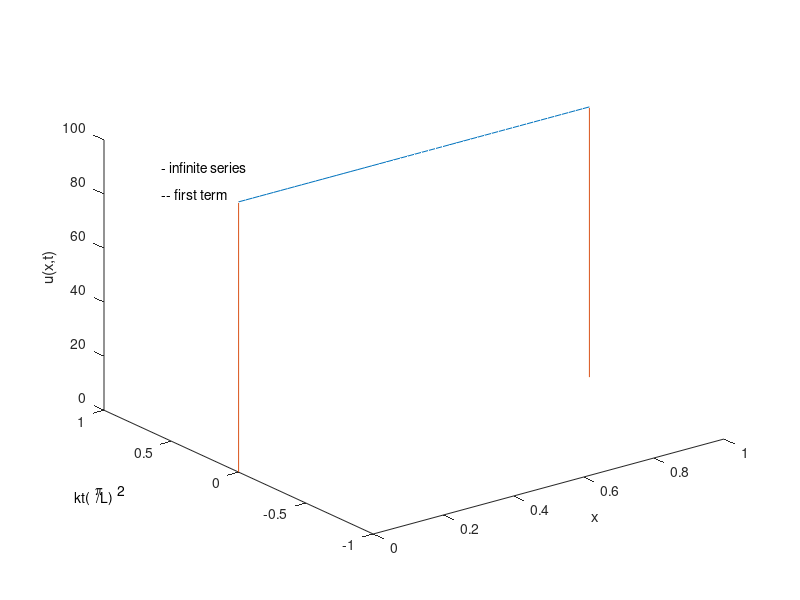

Here is the MATLAB script that generated this plot: (Note: this script raises an error after producing the figure.)


t=0;
x=0:0.02:1;
u=100+x-x;
t1=x-x;
plot3(x,t1,u)
xlabel('x')
zlabel('u(x,t)')
text(0,.575,100,'- infinite series')
text (0,.575,90,'-- first term')
text(-.4,0.2,0,' kt(  /L)')
text(-.33,0.2,0,'p','fontname','symbol','fontweight','bold')
text(-.33,0.22,0,'        2')
hold on

q=[0 0]
r=[0 0]
s=[0 100]
line(q,r,s)


q=[1 1]
r=[0 0]
s=[0 100]
line(q,r,s)

t=0.1;
u=zeros(51);
x=0:0.02:1.00;
x1=1+50.*x;
t1=t+x-x;
u2=100.*(2/(pi)).*(1-cos(pi)).*sin(pi.*x).*exp(-t);
for i=1:11
u(x1)=u(x1)+100.*(2/(i*pi)).*(1-cos(i*pi)).*sin(i.*pi.*x).*exp(-i*i.*t);
end
plot3(x,t1,u,x,t1,u2,'--')



t=0.2;
u=zeros(51);
x=0:0.02:1.00;
x1=1+50.*x;
t1=t+x-x;
u2=100.*(2/(pi)).*(1-cos(pi)).*sin(pi.*x).*exp(-t);
for i=1:11
u(x1)=u(x1)+100.*(2/(i*pi)).*(1-cos(i*pi)).*sin(i.*pi.*x).*exp(-i*i.*t);
end
plot3(x,t1,u,x,t1,u2,'--')


t=0.3;
u=zeros(51);
x=0:0.02:1.00;
x1=1+50.*x;
t1=t+x-x;
u2=100.*(2/(pi)).*(1-cos(pi)).*sin(pi.*x).*exp(-t);
for i=1:11
u(x1)=u(x1)+100.*(2/(i*pi)).*(1-cos(i*pi)).*sin(i.*pi.*x).*exp(-i*i.*t);
end
plot3(x,t1,u,x,t1,u2,'--')


t=0.4;
u=zeros(51);
x=0:0.02:1.00;
x1=1+50.*x;
t1=t+x-x;
u2=100.*(2/(pi)).*(1-cos(pi)).*sin(pi.*x).*exp(-t);
for i=1:5
u(x1)=u(x1)+100.*(2/(i*pi)).*(1-cos(i*pi)).*sin(i.*pi.*x).*exp(-i*i.*t);
end
plot3(x,t1,u,x,t1,u2,'--')


t=0.5;
u=zeros(51);
x=0:0.02:1.00;
x1=1+50.*x;
t1=t+x-x;
u2=100.*(2/(pi)).*(1-cos(pi)).*sin(pi.*x).*exp(-t);
for i=1:5
u(x1)=u(x1)+100.*(2/(i*pi)).*(1-cos(i*pi)).*sin(i.*pi.*x).*exp(-i*i.*t);
end
plot3(x,t1,u,x,t1,u2,'--')


hold off
